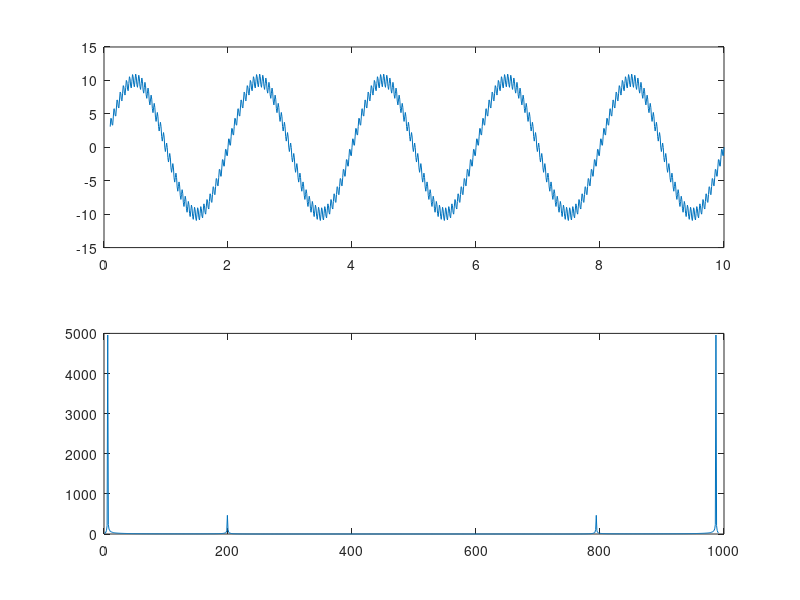

Source code (MATLAB):
clc;

t = 0.1 : 0.01 : 10;
x = 10*sin(2*pi*0.5*t)+1*sin(2*pi*20*t);

x_fft = abs(fft(x));

subplot (2,1,1);
plot (t,x);
subplot (2,1,2);
plot (x_fft);
